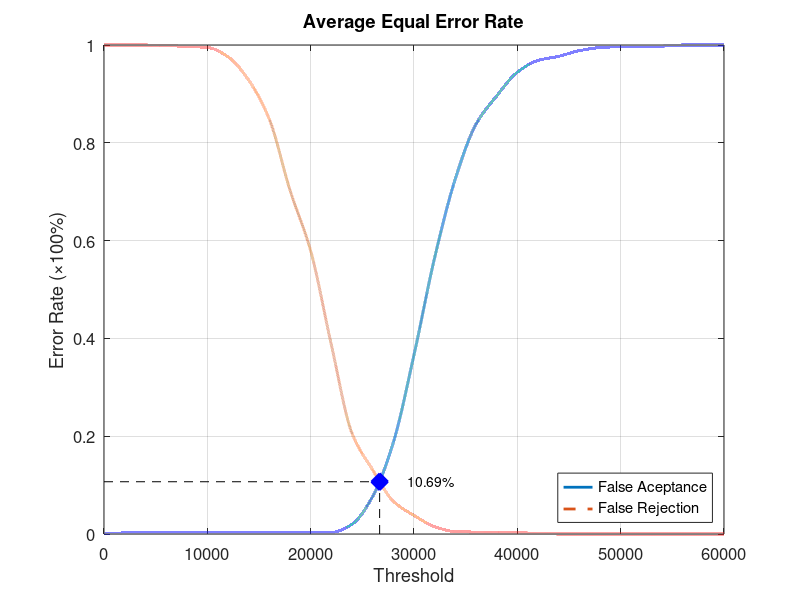
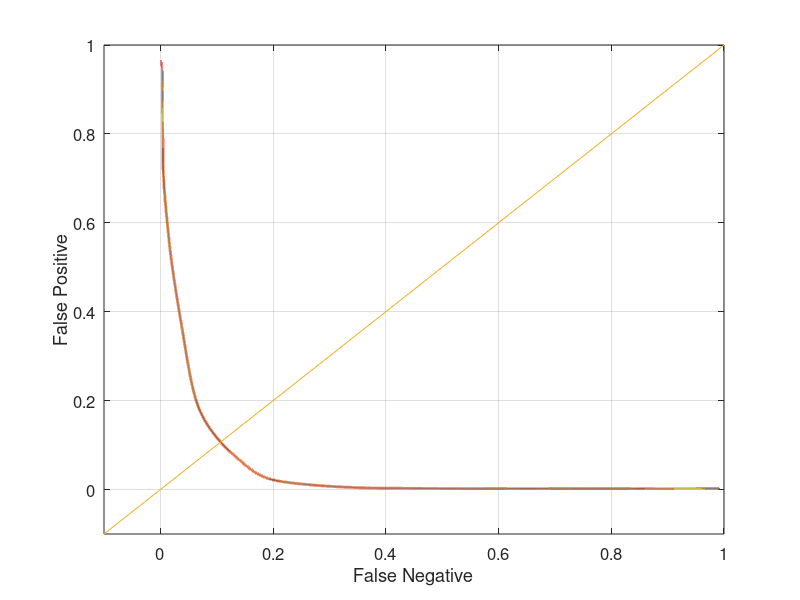

Here is the MATLAB script that generated these plots, in order:
function yEER = Database1Average
close all;
clear;
clc;
x = 0:2000:60000;
xq = 0:0.5:60000;

y0 = [0 0.00210526 0.00210526 0.00210526 0.00210526 0.00210526 0.00210526 0.00210526 0.00210526 0.00210526 0.00210526 0.0031579 0.02 0.0768421 0.187368 0.366316 0.565263 0.726316 0.837895 0.895789 0.944211 0.968421 0.976842 0.988421 0.994737 0.996842 0.997895 0.997895 1 1 1];
yy0 = interp1(x, y0, xq, 'pchip');
y1 = [1 1 1 0.999 0.997 0.995 0.976 0.928 0.848 0.703 0.579 0.387 0.206 0.131 0.067 0.038 0.015 0.005 0.004 0.004 0.003 0.001 0 0 0 0 0 0 0 0 0];
yy1 = interp1(x, y1, xq, 'pchip');

% Calculating EER: 
y2 = abs(y0 - y1);
find(y2 == min(y2))
yy2 = abs(yy0 - yy1);
xEER = find(yy2 == min(yy2));
xEERIndex = xq(xEER) % X-axis EER
yEER = yy0(xEER) % Y-axis EER

main = figure
plot(xq, yy0,'-','LineWidth', 2);	hold on
plot(xq, yy1,'--','LineWidth', 2);	hold on
plot([xEERIndex xEERIndex], [0 yEER], 'k--');	hold on
plot([0 xEERIndex], [yEER yEER], 'k--');	hold on
plot(xEERIndex, yEER, 'bx', 'LineWidth', 10);	hold on
text(xEERIndex + 10 * xEERIndex / 100, yEER, [num2str(round((10000 * yEER)) / 100) '%'])
legend('False Aceptance', 'False Rejection', 'Location', 'SouthEast')
xlabel('Threshold')
ylabel('Error Rate (\times100%)')
title('Average Equal Error Rate')
set(gca, 'FontSize', 12)
axis([0 60000 0 1])
grid on

print(main, 'Database1AverageMain', '-dpng');
FNRxFPR = figure('Color', [1 1 1]);
plot(yy1, yy0, '-', yy1, yy0, 'LineWidth', 2);
hold on
y = -0.1:0.1:1
plot(y, y); 
set(gca, 'FontSize', 12)
xlabel('False Negative')
ylabel('False Positive')
axis([-0.1 1 -0.1 1])
set(gca, 'FontSize', 12)
grid on

print(FNRxFPR, 'Database1AverageFNRxFPR','-dpng');
end
